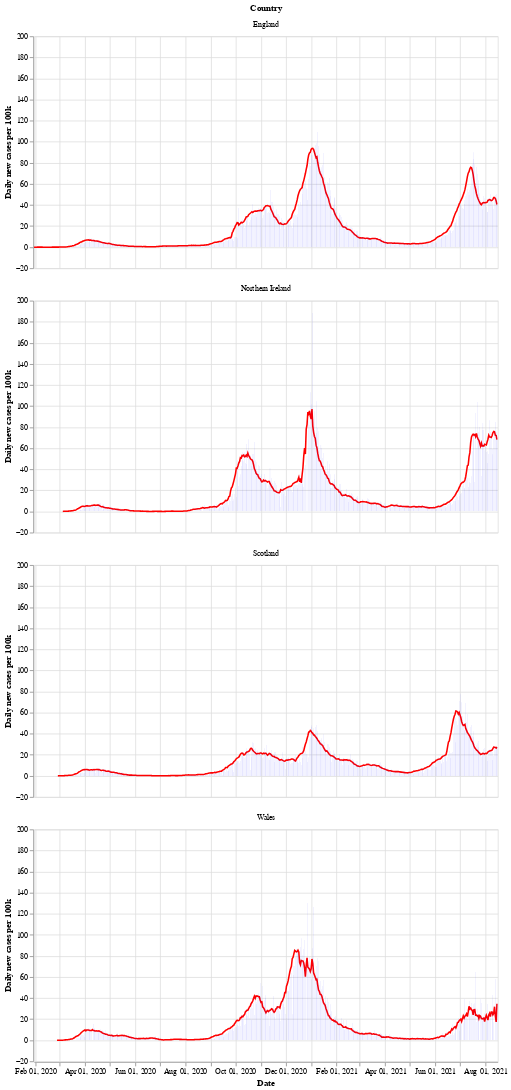

Source (notebook cell):
### Markdown cell above
Next is a bar chart of the number of new cases in each country (per 100k population), with the 7 day moving average of cases. Again we see that Wales saw a longer period of raising and falling cases compared to the other countries.

After a period of cases falling, each nation is now seeing a rise in the number of cases - especially in Wales.

### Code cell
# collapse
bars = alt.Chart(uk_cases).mark_bar().encode(
    x=alt.X("yearmonthdate(date):T", axis=alt.Axis(title='Date')),
    y=alt.Y("newCasesRate:Q", axis=alt.Axis(title='Daily new cases per 100k')),
    tooltip='newCasesRate',
    color=alt.condition(
        alt.datum.dailyChange > 0,
        alt.value("orange"),  # The positive color
        alt.value("blue")  # The negative color
    )
).properties(title='New cases per 100k population with rolling 7 day average', width=600).interactive()
line = alt.Chart(uk_cases).mark_line(
    color='red',
    size=2,
).transform_window(
    rolling_mean='mean(newCasesRate)',
    frame=[0, 7],
    groupby=['areaName']
).encode(
    x='yearmonthdate(date):T',
    y='rolling_mean:Q'
)
alt.layer(line, bars, data=uk_cases).facet(alt.Row('areaName', title='Country'), columns=1)

### Figure 1 — Vega-Lite specification as saved in the notebook (floating-point values rounded to 4 significant figures; data arrays with more than 128 entries replaced by an {"elided": "..."} marker saying what was removed)
{"config": {"view": {"continuousWidth": 400, "continuousHeight": 300}}, "data": {"name": "data-09e0c8076edc65a10e5a8ff3f0f6fae4"}, "facet": {"type": "nominal", "field": "areaName", "title": "Country"}, "spec": {"layer": [{"mark": {"type": "line", "color": "red", "size": 2}, "encoding": {"x": {"type": "temporal", "field": "date", "timeUnit": "yearmonthdate"}, "y": {"type": "quantitative", "field": "rolling_mean"}}, "transform": [{"window": [{"op": "mean", "field": "newCasesRate", "as": "rolling_mean"}], "frame": [0, 7], "groupby": ["areaName"]}]}, {"mark": "bar", "encoding": {"color": {"condition": {"value": "orange", "test": "(datum.dailyChange > 0)"}, "value": "blue"}, "tooltip": {"type": "quantitative", "field": "newCasesRate"}, "x": {"type": "temporal", "axis": {"title": "Date"}, "field": "date", "timeUnit": "yearmonthdate"}, "y": {"type": "quantitative", "axis": {"title": "Daily new cases per 100k"}, "field": "newCasesRate"}}, "selection": {"selector002": {"type": "interval", "bind": "scales", "encodings": ["x", "y"]}}, "title": "New cases per 100k population with rolling 7 day average", "width": 600}]}, "columns": 1, "$schema": "https://vega.github.io/schema/vega-lite/v4.8.1.json", "datasets": {"data-09e0c8076edc65a10e5a8ff3f0f6fae4": {"elided": "2164 records"}}}
